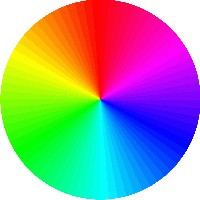
%> input picture Teinte.jpg, 200 x 200 px
$ octave Q7.m   (GNU Octave 9; MATLAB toolbox functions it lacks are replaced by stand-ins)
%> lines starting %> are read from the running program, lines starting %| are printed output that depends on the picture
%% load an image
image_rgb = imread("Teinte.jpg");
%> image_rgb is the input picture: size 200x200x3 uint8; mean R, G, B 154.5, 154.8, 154.5

%% get the true greyscale image
image_grey_true = rgb2gray(image_rgb);
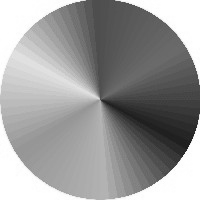
%> image_grey_true: size 200x200 uint8; min 26, max 255, mean 154.7

%% get the approximate rgb
image_grey_false = 0.26 .* image_rgb(:,:,1) + 0.60 .* image_rgb(:,:,2) + 0.14 .* image_rgb(:,:,3);

%% compare the 3 greyscale images
figure(1)
subplot(1, 2, 1);
imshow(int8(image_grey_true));
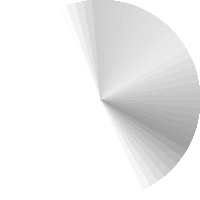
%> displayed picture: size 200x200, on the screen's scale of 0 to 255; min 154, max 255, mean 237.6
subplot(1, 2, 2);
imshow(int8(image_grey_false));
